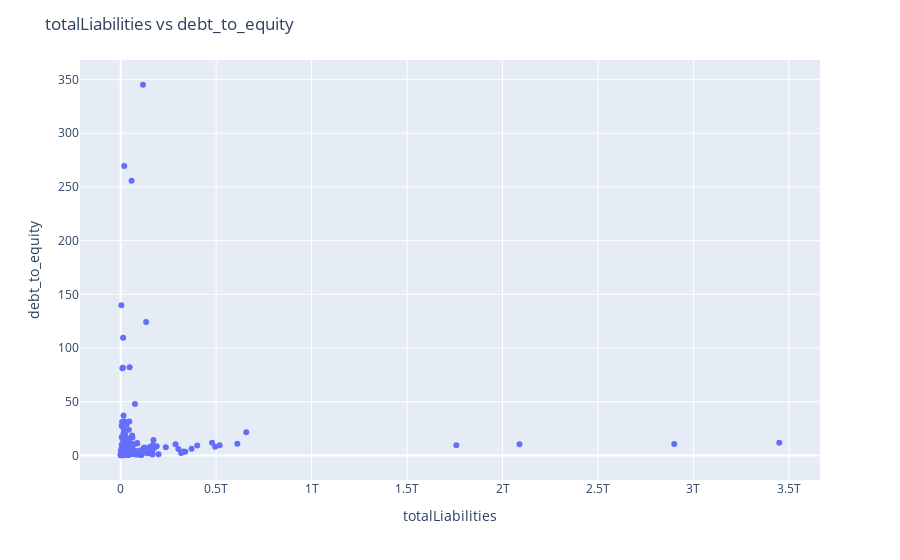

Write notebook code for a chart like this one.
### Code cell
metric = 'debt_to_equity'
relevant_cols = ['totalLiabilities', 'totalShareholderEquity']
x = relevant_cols[0]
hoover_data = relevant_cols[1:]
# "some financial analysts would treat a negative equity value as a special case and may avoid calculating the Debt-to-Equity ratio at all because the ratio could be misleading"
# summary = summarize_metric(df.copy(), metric, relevant_cols, x, hoover_data)
summary = index_metric_summary(df[df[metric]>0], metric, relevant_cols, x, hoover_data)

# NOTE: something is way off here because the below metrics are around five but this chart is saying its less than 1
# https://ycharts.com/companies/SPGI/debt_equity_ratio

### Figure 1 — Plotly figure (JSON) as saved in the notebook; plotly's stock layout.template omitted (floating-point values rounded to 4 significant figures; data arrays with more than 128 entries replaced by an {"elided": "..."} marker saying what was removed)
{"data": [{"customdata": {"elided": "391x2 mixed values"}, "hovertemplate": "totalLiabilities=%{x}<br>debt_to_equity=%{y}<br>symbol=%{customdata[0]}<br>totalShareholderEquity=%{customdata[1]}<extra></extra>", "legendgroup": "", "marker": {"color": "#636efa", "symbol": "circle"}, "mode": "markers", "name": "", "orientation": "v", "showlegend": false, "type": "scatter", "x": {"elided": "391 int values"}, "xaxis": "x", "y": {"elided": "391 float values"}, "yaxis": "y"}], "layout": {"hovermode": "closest", "legend": {"tracegroupgap": 0}, "margin": {"t": 60}, "title": {"text": "totalLiabilities vs debt_to_equity"}, "xaxis": {"anchor": "y", "domain": [0, 1], "title": {"text": "totalLiabilities"}}, "yaxis": {"anchor": "x", "domain": [0, 1], "title": {"text": "debt_to_equity"}}}}
